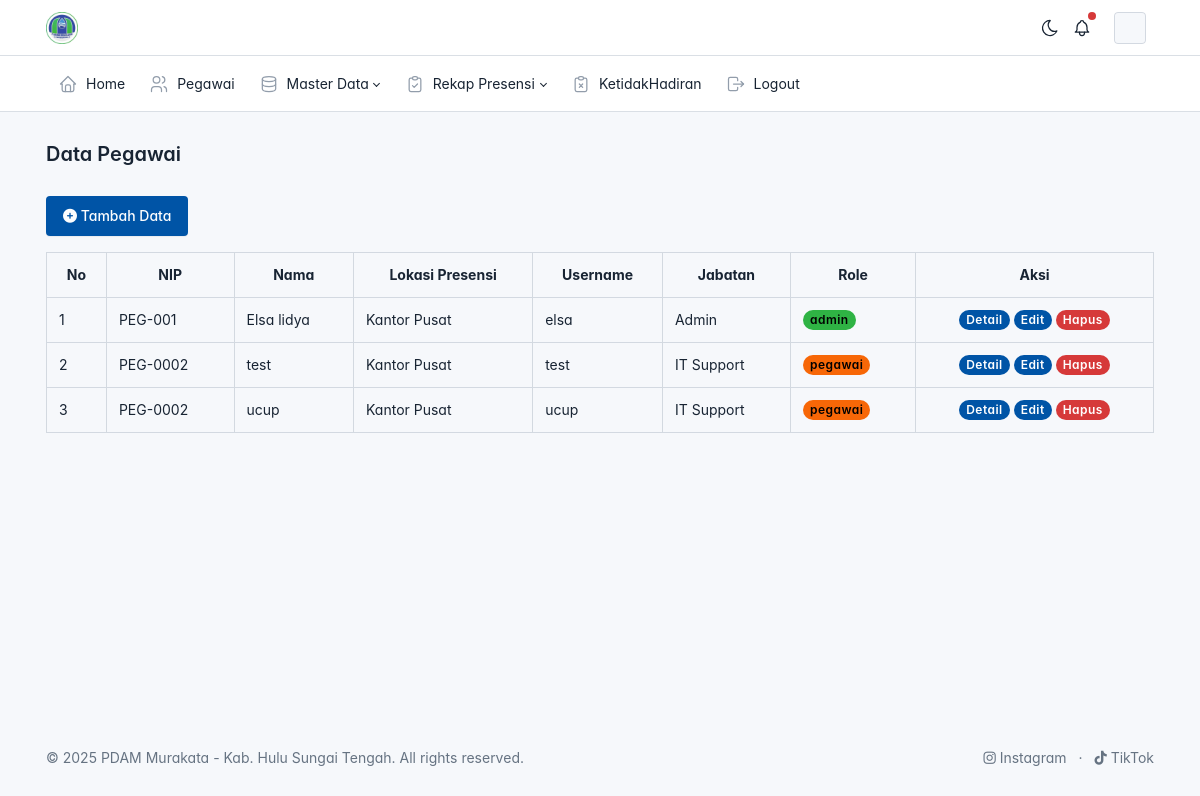
Page /admin/data_pegawai/index.php (signed in) on the committed database.
### tables this page shows
CREATE TABLE `users` (
  `id` int NOT NULL,
  `id_pegawai` int DEFAULT NULL,
  `username` varchar(50) DEFAULT NULL,
  `password` varchar(255) DEFAULT NULL,
  `status` enum('aktif','non aktif') DEFAULT 'aktif',
  `role` enum('admin','pegawai') DEFAULT 'pegawai'
);

CREATE TABLE `pegawai` (
  `id` int NOT NULL,
  `nip` varchar(50) DEFAULT NULL,
  `nama` varchar(255) DEFAULT NULL,
  `jenis_kelamin` enum('L','P') DEFAULT NULL,
  `alamat` text,
  `no_handphone` varchar(50) DEFAULT NULL,
  `id_jabatan` int DEFAULT NULL,
  `id_lok_presensi` int DEFAULT NULL,
  `foto` varchar(255) DEFAULT NULL
);

CREATE TABLE `lokasi_presensi` (
  `id` int NOT NULL,
  `nama_lokasi` varchar(225) NOT NULL,
  `alamat_lokasi` varchar(225) NOT NULL,
  `tipe_lokasi` varchar(225) NOT NULL,
  `latitude` varchar(50) NOT NULL,
  `longitude` varchar(50) NOT NULL,
  `radius` int NOT NULL,
  `zona_waktu` varchar(4) NOT NULL,
  `jam_masuk` time NOT NULL,
  `jam_pulang` time NOT NULL
);

CREATE TABLE `jabatan` (
  `id` int NOT NULL,
  `nama_jabatan` varchar(255) DEFAULT NULL
);

### config/config.php (called while the page is built, shortened)
<?php
function base_url($url = null)
{
    $base_url = 'http://localhost/Absensi-GPS';
    if ($url !== null) {
        return $base_url . '/' . $url;
    } else {
        return $base_url;
    }
}

### admin/data_pegawai/index.php (the view, shortened to what this page needs)
<?php
$judul = "Data Pegawai";
require_once realpath(__DIR__ . '/../../config/config.php');
$result = mysqli_query(
    $connection,
    "SELECT u.id_pegawai, u.username, u.password, u.status, u.role,
            p.id, p.nip, p.nama, p.jenis_kelamin, p.alamat, p.no_handphone, p.foto,
            j.nama_jabatan,
            lp.nama_lokasi as lokasi_presensi
            FROM users u
            JOIN pegawai p ON u.id_pegawai = p.id
            JOIN jabatan j ON p.id_jabatan = j.id
            JOIN lokasi_presensi lp ON p.id_lok_presensi = lp.id"
);
?>
<div class="page-header d-print-none">
    <div class="container-xl">
        <div class="row g-2 align-items-center">
            <div class="col">
                <h2 class="page-title">
                    <?= $judul ?>
                </h2>
            </div>
        </div>
    </div>
</div>
<div class="page-body">
    <div class="container-xl">
        <a href="<?php echo base_url('admin/data_pegawai/tambah.php'); ?>" class="btn btn-primary"><span class="text"><i
                    class="fa-solid fa-circle-plus"></i> Tambah Data</span></a>
        <table class="table table-bordered mt-3">
            <tr class="text-center">
                <th>No</th>
                <th>NIP</th>
                <th>Nama</th>
                <th>Lokasi Presensi</th>
                <th>Username</th>
                <th>Jabatan</th>
                <th>Role</th>
                <th>Aksi</th>
            </tr>
            <?php if (mysqli_num_rows($result) === 0) { ?>
                <tr>
                    <td colspan="7">Data Kosong, silahkan tambah data baru</td>
                </tr>
            <?php } else { ?>
                <?php $no = 1;
                while ($pegawai = mysqli_fetch_array($result)): ?>
                    <tr>
                        <td><?= $no++ ?></td>
                        <td><?= $pegawai['nip'] ?></td>
                        <td><?= $pegawai['nama'] ?></td>
                        <td><?= $pegawai['lokasi_presensi'] ?></td>
                        <td><?= $pegawai['username'] ?></td>
                        <td><?= $pegawai['nama_jabatan'] ?></td>
                        <td><span
                                class="text-black badge badge-pill bg-<?= $pegawai['role'] == 'admin' ? 'success' : 'warning' ?>">
                                <?= $pegawai['role'] ?>
                            </span>
                        </td>
                        <td class="text-center">
                            <a href="<?= base_url('admin/data_pegawai/detail.php?id=' . $pegawai
                            ['id']) ?>" class="badge badge-pill bg-primary">Detail</a>
                            <a href="<?= base_url('admin/data_pegawai/edit.php?id=' . $pegawai
                            ['id']) ?>" class="badge badge-pill bg-primary">Edit</a>
                            <a href="<?= base_url('admin/data_pegawai/hapus.php?id=' . $pegawai
                            ['id']) ?>" class="badge badge-pill bg-danger tombol-hapus">Hapus</a>
                        </td>
                    </tr>
                <?php endwhile; ?>
            <?php } ?>
        </table>
    </div>
</div>
<?php
$content = ob_get_clean();
require_once __DIR__ . '/../layout/main.php';

### admin/layout/main.php (shortened to what this page needs)
<?php
require_once __DIR__ . '/../../config/config.php';
?>
<!doctype html>
<html lang="en">
<head>
  <link href="<?= base_url('assets/css/tabler.min.css?1692870487') ?>" rel="stylesheet" />
  <link href="<?= base_url('assets/css/tabler-vendors.min.css?1692870487') ?>" rel="stylesheet" />
  <link href="<?= base_url('assets/css/demo.min.css?1692870487') ?>" rel="stylesheet" />
  <link rel="stylesheet" href="https://cdnjs.cloudflare.com/ajax/libs/font-awesome/6.7.1/css/all.min.css"
 />
</head>
<body>
  <div class="page">
    <?php include_once __DIR__ . '/navbar.php'; ?>
    <div class="page-wrapper">
      <?= $content ?>
    </div>
    <?php include_once __DIR__ . '/footer.php'; ?>
  </div>
</body>
</html>

### admin/layout/navbar.php (shortened to what this page needs)
<header class="navbar navbar-expand-md d-print-none">
    <div class="container-xl">
        <h1 class="navbar-brand navbar-brand-autodark d-none-navbar-horizontal pe-0 pe-md-3">
            <a href=".">
                <img src="<?= base_url('assets/img/logo pdam.png') ?>" width="110" height="32" alt="PDAM"
                    class="navbar-brand-image">
            </a>
        </h1>
        <div class="navbar-nav flex-row order-md-last">
            <div class="d-none d-md-flex">
                <a href="?theme=dark" class="nav-link px-0 hide-theme-dark" title="Enable dark mode"
                    data-bs-toggle="tooltip" data-bs-placement="bottom">
                </a>
                <div class="nav-item dropdown d-none d-md-flex me-3">
                    <a href="#" class="nav-link px-0" data-bs-toggle="dropdown" tabindex="-1"
                        aria-label="Show notifications">
                        <span class="badge bg-red"></span>
                    </a>
                </div>
            </div>
            <div class="nav-item dropdown">
                <a href="#" class="nav-link d-flex lh-1 text-reset p-0" data-bs-toggle="dropdown"
                    aria-label="Open user menu">
                    <span class="avatar avatar-sm" style="background-image: url(./static/avatars/000m.jpg)"></span>
                    <div class="d-none d-xl-block ps-2">
                    </div>
                </a>
            </div>
        </div>
    </div>
</header>
<header class="navbar-expand-md">
    <div class="collapse navbar-collapse" id="navbar-menu">
        <div class="navbar">
            <div class="container-xl">
                <ul class="navbar-nav">
                    <li class="nav-item ">
                        <a class="nav-link" href="<?= base_url('admin/home') ?>">
                            <span
                                class="nav-link-icon d-md-none d-lg-inline-block">
                            </span>
                            <span class="nav-link-title">
                                Home
                            </span>
                        </a>
                    </li>
                    <li class="nav-item ">
                        <a class="nav-link" href="<?= base_url('admin/data_pegawai') ?>">
                            <span
                                class="nav-link-icon d-md-none d-lg-inline-block">
                            </span>
                            <span class="nav-link-title">
                                Pegawai
                            </span>
                        </a>
                    </li>
                    <li class="nav-item dropdown">
                        <a class="nav-link dropdown-toggle" href="#navbar-base" data-bs-toggle="dropdown"
                            data-bs-auto-close="outside" role="button" aria-expanded="false">
                            <span
                                class="nav-link-icon d-md-none d-lg-inline-block">
                            </span>
                            <span class="nav-link-title">
                                Master Data
                            </span>
                        </a>
                    </li>
                    <li class="nav-item dropdown">
                        <a class="nav-link dropdown-toggle" href="#navbar-base" data-bs-toggle="dropdown"
                            data-bs-auto-close="outside" role="button" aria-expanded="false">
                            <span
                                class="nav-link-icon d-md-none d-lg-inline-block">
                            </span>
                            <span class="nav-link-title">
                                Rekap Presensi
                            </span>
                        </a>
                    </li>
                    <li class="nav-item">
                        <a class="nav-link" href="<?= base_url('admin/data_ketidakhadiran/ketidakhadiran.php') ?>">
                            <span
                                class="nav-link-icon d-md-none d-lg-inline-block">
                            </span>
                            <span class="nav-link-title">
                                KetidakHadiran
                            </span>
                        </a>
                    </li>
                    <li class="nav-item">
                        <a class="nav-link" href="<?= base_url('auth/logout.php') ?>">
                            <span
                                class="nav-link-icon d-md-none d-lg-inline-block">
                            </span>
                            <span class="nav-link-title">
                                Logout
                            </span>
                        </a>
                    </li>
            </div>
</header>

### admin/layout/footer.php (shortened to what this page needs)
<footer class="footer footer-transparent d-print-none">
  <div class="container-xl">
    <div class="row text-center align-items-center flex-row-reverse">
      <div class="col-lg-auto ms-lg-auto">
        <ul class="list-inline list-inline-dots mb-0">
          <li class="list-inline-item">
            <a href="https://www.instagram.com" class="link-secondary" target="_blank">
              <i class="fab fa-instagram"></i> Instagram
            </a>
          </li>
          <li class="list-inline-item">
            <a href="https://www.tiktok.com" class="link-secondary" target="_blank">
              <i class="fab fa-tiktok"></i> TikTok
            </a>
          </li>
        </ul>
      </div>
      <div class="col-12 col-lg-auto mt-3 mt-lg-0">
        <div class="text-center text-muted">
          &copy; <?= date('Y') ?> PDAM Murakata - Kab. Hulu Sungai Tengah. All rights reserved.
        </div>
      </div>
    </div>
  </div>
</footer>

### admin/layout/main.php (style rules this page uses)
:root { --tblr-font-sans-serif: 'Inter Var', -apple-system, BlinkMacSystemFont, San Francisco, Segoe UI, Roboto, Helvetica Neue, sans-serif; }
body { font-feature-settings: "cv03", "cv04", "cv11"; }

### rows in the picture
users: id_pegawai.nip "PEG-001", id_pegawai.nama "Elsa lidya", lokasi_presensi.nama_lokasi "Kantor Pusat", username "elsa", jabatan.nama_jabatan "Admin", role "admin"
users: id_pegawai.nip "PEG-0002", id_pegawai.nama "test", lokasi_presensi.nama_lokasi "Kantor Pusat", username "test", jabatan.nama_jabatan "IT Support", role "pegawai"
users: id_pegawai.nip "PEG-0002", id_pegawai.nama "ucup", lokasi_presensi.nama_lokasi "Kantor Pusat", username "ucup", jabatan.nama_jabatan "IT Support", role "pegawai"

### other values in the picture
$judul "Data Pegawai"
